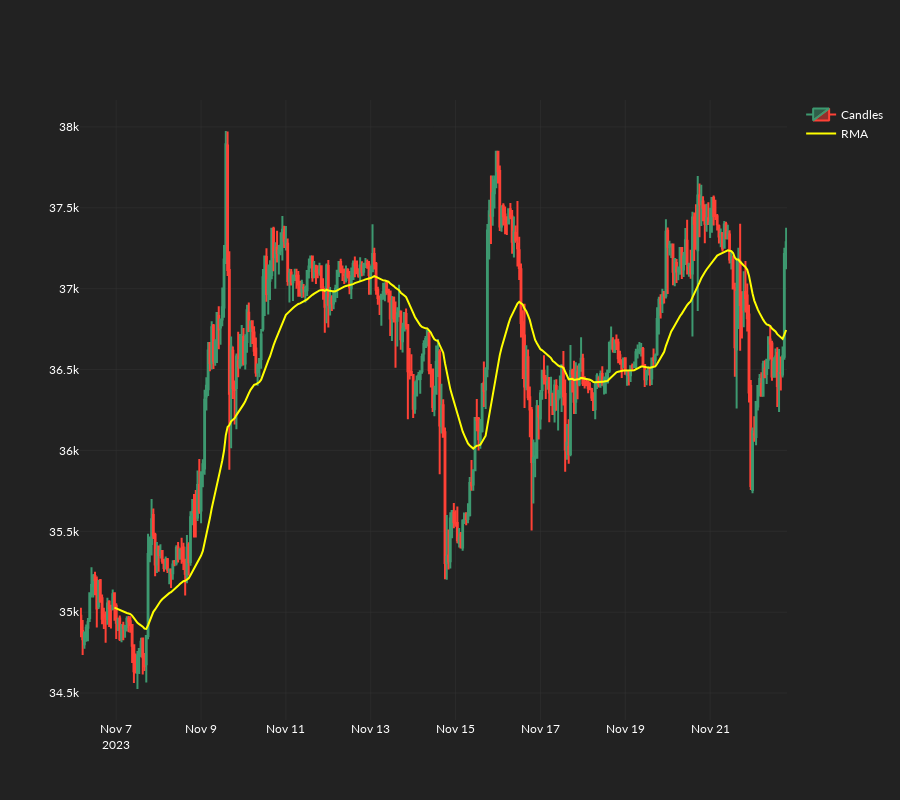

Here is the notebook cell this chart was saved with:
### Code cell
rma_plot(candles=candles, indicator=tv_rma(source=close, length=20))

### Figure 1 — Plotly figure (JSON) as saved in the notebook; plotly's stock layout.template omitted (floating-point values rounded to 4 significant figures; data arrays with more than 128 entries replaced by an {"elided": "..."} marker saying what was removed)
{"data": [{"close": {"elided": "400 float values"}, "high": {"elided": "400 float values"}, "low": {"elided": "400 float values"}, "name": "Candles", "open": {"elided": "400 float values"}, "type": "candlestick", "x": {"elided": "400 str values"}}, {"line": {"color": "yellow"}, "name": "RMA", "type": "scatter", "x": {"elided": "400 str values"}, "y": {"elided": "400 float values"}}], "layout": {"height": 800, "xaxis": {"rangeslider": {"visible": false}}}}
